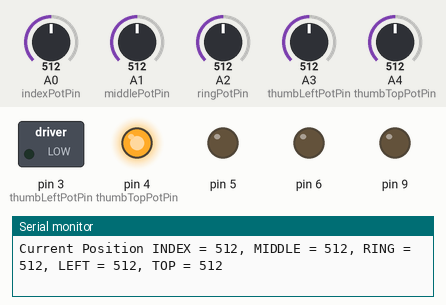
This sketch was run on a simulated Arduino Uno, built with avr-gcc and run on an emulated ATmega328P. On the bench: switched loads named in the sketch (green lamp = pin HIGH), output pins drawn as LEDs (lit = HIGH), the last lines printed to the serial monitor. Inputs (shaded band) come from the test bench; at power-on: A1 (middlePotPin) = 512, A0 (indexPotPin) = 512, A2 (ringPotPin) = 512, A3 (thumbLeftPotPin) = 512, A4 (thumbTopPotPin) = 512.

Above: at 1.2 s.
1.3 s: A1 (middlePotPin) set to 352
4.3 s: A1 (middlePotPin) set to 328
At 5.6 s:
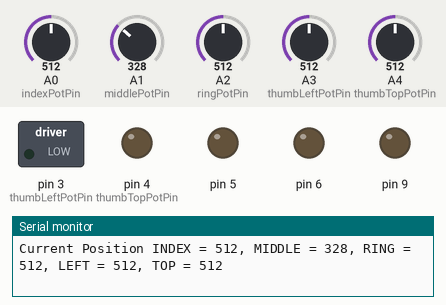
5.9 s: A0 (indexPotPin) set to 106
7.4 s: A0 (indexPotPin) set to 90
10.4 s: A2 (ringPotPin) set to 106
13.4 s: A2 (ringPotPin) set to 91
Timing chart, 0 to 16.4 s (numbered marks = the images above; inputs shaded):
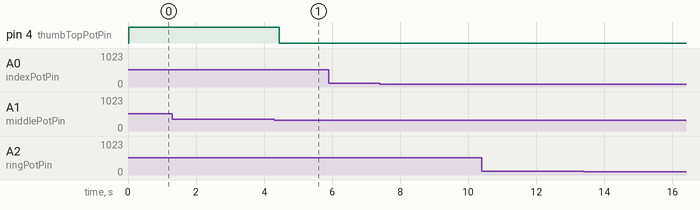

The sketch:

finger_testing.ino
```cpp
#include <SPH_PID.h>


/********************************************************
 * finger test!!
 *
 ********************************************************/
/********************* PINS ******************/
//index
#define AIN1 30
#define AIN2 31
#define PWMA 3

//middle
#define BIN1 32
#define BIN2 33
#define PWMB 4

//ring
#define AIN21 46
#define AIN22 47
#define PWM2A 5

//thumb left
#define BIN21 48
#define BIN22 49
#define PWM2B 6

//thumb top
#define AIN31 42
#define AIN32 43
#define PWM3A 7

//wrist
#define BIN31 40
#define BIN32 41
#define PWM3B 8

//forearm
#define AIN31 24
#define AIN32 25
#define PWM3A 9

#define MAX_OUT_CHARS 16

/* connections
 *  might change
Motor_PinA - Motor_pinB - Ground - B - A
    Red         Black             Blue(gnd) - green(pwr)
*/

/**************** VARIABLES *******************/

// Kp Values
#define kPIndex 4.5
#define kPMiddle 4.5
#define kPRing 4.5
#define kPThumbLeft 4.5
#define kPThumbTop 4.5

#define TARGET_POSITION_INDEX 50
#define TARGET_POSITION_MIDDLE 150
#define TARGET_POSITION_RING 150
#define TARGET_POSITION_THUMBLEFT 430
#define TARGET_POSITION_THUMBTOP 850

// Range
#define INDEX_STRAIGHT 300  // Previously 170 and 10
#define INDEX_CURLED  130
#define MIDDLE_STRAIGHT 310 // Previously 210 and 10
#define MIDDLE_CURLED 130
#define RING_STRAIGHT 210
#define RING_CURLED 35
#define LEFT_LEFT 700
#define LEFT_RIGHT  430
#define TOP_TOP 1000
#define TOP_MIDDLE 890
#define TOP_DOWN  770

// Grasping a cylinder
#define INDEX_CYL 5
#define MIDDLE_CYL 15
#define RING_CYL 75
#define LEFT_CYL 600
#define TOP_CYL 870

// Grasping a ball
#define INDEX_BALL 0
#define MIDDLE_BALL 21
#define RING_BALL 210
#define LEFT_BALL 600
#define TOP_BALL 870

#define indexPotPin 0       // white and black
#define middlePotPin 1      // white and red
#define ringPotPin 2        // white and green
#define thumbLeftPotPin 3   // blue and black
#define thumbTopPotPin 4    // blue and red

char buffer[MAX_OUT_CHARS + 1];

/*****************SPH_PID(PWM,IN1,IN2);*************************/
SPH_PID indexPID(PWMA, AIN1, AIN2);
SPH_PID middlePID(PWMB, BIN1, BIN2);
SPH_PID ringPID(PWM2A, AIN21, AIN22);
SPH_PID thumbLeftPID(PWM2B, BIN21, BIN22);
SPH_PID thumbTopPID(PWM3A, AIN31, AIN32);

unsigned long timePassed, timeStart, timeEnd;


// Index: Red-Pink, Black-White
// Middle: Red-Pink, Black-White
// Ring: Purple-Red-Pink, Grey-White
// Left: Red-  , Black-
// Top: Red-  , Black-


void setup()
{
  Serial.begin(9600);
}

void loop()
{
  while(true){
    timeStart= millis();

  //get current position readings
    int currentPositionIndex = analogRead(indexPotPin);
    int currentPositionMiddle = analogRead(middlePotPin);
    int currentPositionRing = analogRead(ringPotPin);
    int currentPositionThumbLeft = analogRead(thumbTopPotPin);
    int currentPositionThumbTop = analogRead(thumbLeftPotPin);

  //Serial.print("Current Position old= ");
  //Serial.println(currentPositionIndex);

    int outputIndex;
    int outputMiddle;
    int outputRing;
    int outputLeft;
    int outputTop;

    // Straight Pose
    int targetIndex = INDEX_STRAIGHT;
    int targetMiddle = MIDDLE_STRAIGHT;
    int targetRing = RING_STRAIGHT;
    int targetThumbLeft = LEFT_RIGHT;
    int targetThumbTop = TOP_MIDDLE;

   /*
    // Curled Pose
    int targetIndex = INDEX_CURLED;
    int targetMiddle = MIDDLE_CURLED;
    int targetRing = RING_CURLED;
    int targetThumbLeft = LEFT_LEFT;
    int targetThumbTop = TOP_MIDDLE;
   */
   /*
    // Cylinder Pose
    int targetIndex = INDEX_CYL;
    int targetMiddle = MIDDLE_CYL;
    int targetRing = RING_CYL;
    int targetThumbLeft = LEFT_CYL;
    int targetThumbTop = TOP_CYL;
   */
   /*
    // Ball Pose
    int targetIndex = INDEX_BALL;
    int targetMiddle = MIDDLE_BALL;
    int targetRing = RING_BALL;
    int targetThumbLeft = LEFT_BALL;
    int targetThumbTop = TOP_BALL;
   */

   //float currentPositionIndexNew = map(currentPositionIndex,0,195,0,1000);
   Serial.print("Current Position INDEX = ");
   Serial.print(currentPositionIndex);
   Serial.print(", MIDDLE = ");
   Serial.print(currentPositionMiddle);
   Serial.print(", RING = ");
   Serial.print(currentPositionRing);
   Serial.print(", LEFT = ");
   Serial.print(currentPositionThumbLeft);
   Serial.print(", TOP = ");
   Serial.println(currentPositionThumbTop);

   //indexPID.pid(currentPositionIndex,targetIndex,kPIndex,outputIndex);
   middlePID.pid(currentPositionMiddle,targetMiddle,kPMiddle,outputMiddle);
   //ringPID.pid(currentPositionRing,targetRing,kPRing,outputRing);
   //thumbLeftPID.pid(currentPositionThumbLeft,targetThumbLeft,kPThumbLeft,outputLeft);
   //thumbTopPID.pid(currentPositionThumbTop,targetThumbTop,kPThumbTop,outputTop);

   timeEnd = millis();
   timePassed = timeEnd - timeStart;
   }
}
```

SPH_PID.h
```cpp
/*
  SPH_PID.h - Library for PID control loop that is used in 'Dexter'.
  Created by Batu Sipka, January 29, 2017.
*/
#ifndef SPH_PID_h
#define SPH_PID_h

#include "Arduino.h"

#define CLOCKWISE 0
#define COUNTER_CLOCKWISE 1
#define ERROR_MARGIN 5

class SPH_PID
{
public:
  SPH_PID(int motorPWM, int motorIN1,int motorIN2);
  int pid(int currentPosition, int targetPosition, float pConstant, int output);
  void clockwise();
  void c_clockwise();
  void runMotor(int output, int direction);
  void setErrorMargin(int errorMargin);
private:
  int _motorIN1;
  int _motorIN2;
  int _motorPWM;
};

#endif
```

Measured:
- the behaviour switches between 339 and 338 on A1 (middlePotPin) (found by bisection; images 0 and 1)
- after the input at 4.3 s, pin 4 (thumbTopPotPin): HIGH → LOW after 0.15 s
